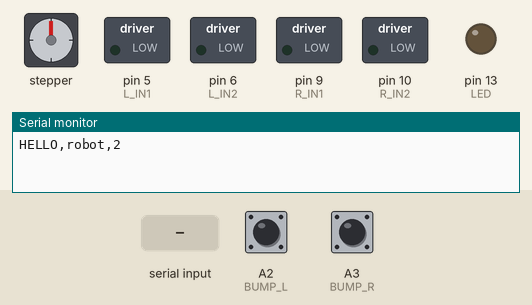
A sketch run on a simulated Arduino Uno, built with avr-gcc and run on an emulated ATmega328P. Shown: stepper motor, switched loads named in the sketch (green lamp = pin HIGH), output pins drawn as LEDs (lit = HIGH), the last lines printed to the serial monitor. Dashed ring = blinking. Inputs (shaded band) come from the test bench; at power-on: A2 (BUMP_L) HIGH, A3 (BUMP_R) HIGH. Stepper angles assume 4096 steps per turn.

Above: at 1.2 s.
1.3 s: "utest\n" received over Serial
At 3.8 s:
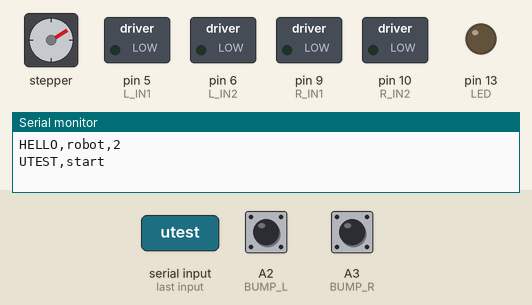
4.3 s: "X\n" received over Serial
At 4.87 s:
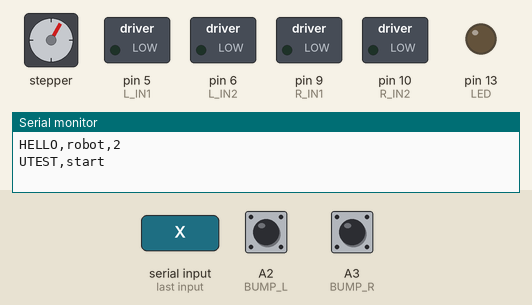
7.3 s: "C,90\n" received over Serial
16.3 s: "C,90\n" received over Serial
At 18.58 s:
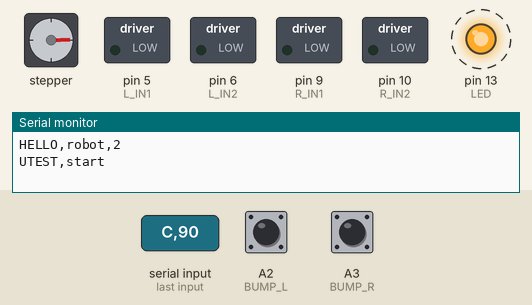
Timing chart, 0 to 20.3 s (numbered marks = the images above; inputs shaded):
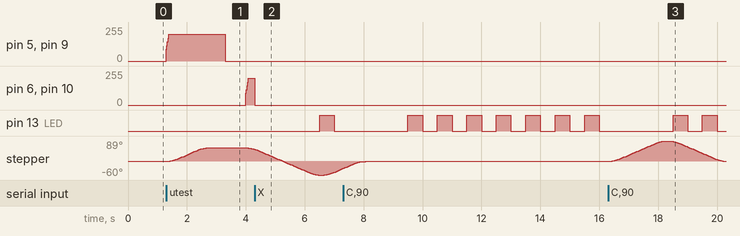

Measured:
- after the input at 1.3 s, pin 5 (L_IN1), pin 9 (R_IN1): 0/255 → 200/255 at once, → 0/255 2.0 s later; pin 6 (L_IN2), pin 10 (R_IN2): 0/255 → 200/255 after 2.7 s; pin 13 (LED): stops changing and stays LOW; stepper: turns 59° clockwise in 1.3 s, then 7° counter-clockwise in 0.21 s
- after the input at 4.3 s, pin 6 (L_IN2), pin 10 (R_IN2): 200/255 → 0/255 after 0.00 s instead of 1.7 s; pin 13 (LED): LOW → HIGH after 2.2 s, → LOW 0.50 s later
- after the input at 16.3 s, stepper: turns 89° clockwise in 1.8 s, then 89° counter-clockwise in 1.8 s

The sketch:

robot.ino
```cpp
// T-Minus_6 rover, firmware v3: a general serial-driven two-wheel base with a camera pan. Arduino UNO Q, STM32 (microcontroller) side ONLY:
// no Linux program, no Arduino Bridge. FLASH IT ONCE. It knows nothing about the game: the laptop (the game, tests/triage_gui.py, or a
// terminal) decides everything and sends it as lines over USB serial, 115200 baud, newline-framed ASCII (laptop/devio/protocol.py).
//
//   in : I?                         who are you                         -> I,robot,2
//        P,seq,us                   ping                                -> Q,seq,us
//        D,left,right,ap            wheel values, +-MAX_CMD (the laptop's MAX_PWM); ap is carried for the laptop and ignored here
//        C,deg                      camera pan target, +-PAN_LIMIT degrees, 0 = power-up heading
//        X / R                      stop latch (wheels held at 0 until R) / release
//        LED,mode                   status LED: 0 off, 1 on, 2 fast blink, 3 slow blink (the laptop decides what it means)
//        G,maxCmd,minPwm,slew,timeoutMs,panLimit,panSps,panAcc    settings; 0 keeps the present value; the laptop sends them on connect
//        ?                          state                               -> S,left,right,pan,latched
//        utest                      bench test: wheels forward 2 s, back 2 s, camera swings, then stops (X aborts)
//   out: B,L / B,R (bumpers)   I,robot,2   Q,seq,us   S,...   UTEST,start / UTEST,done
//
// Hardware (3.3 V logic): ONE dual DRV8833 board, 2WD. Channel 1 (IN1 D5, IN2 D6) = left motor, channel 2 (IN3 D9, IN4 D10) = right.
// Per motor: PWM on the first input = forward, PWM on the second = reverse, both low = coast. EEP / SLP is left floating (the
// board's own pull-up keeps it awake; if the motors stay dead, wire EEP to 3V3). An MB102 module at 5 V feeds the DRV8833 VCC and the
// ULN2003 +, about 700 mA, so every command is limited to MAX_CMD and changes by at most SLEW counts per SLEW_MS.
// Camera pan: 28BYJ-48 on a ULN2003 (D4 D7 D8 D12), AccelStepper, never blocks.
//
// Safety that stays in the firmware because the laptop cannot do it: the wheels stop CMD_TIMEOUT ms after the last D, and the camera parks
// at 0 and the LED blinks slowly when nothing has arrived for LINK_LOST ms. Everything else (mixing, scaling, inversion, LED meaning,
// when to latch) is the laptop's job: laptop/core/model.py mixes the stick, laptop/config.py holds every number.
//
// UNTESTED on hardware. The motor pins never get pinMode(): analogWrite() sets a PWM pin up itself, and the UNO Q core applies the
// pin mux per pin, so PWM on D5 / D6 does not take D12 / D8 (stepper) away. If a wheel runs backwards, flip INVERT_LEFT / INVERT_RIGHT
// in laptop/config.py (not here).
#include <AccelStepper.h>
#define FW_VERSION 2

// ---- pins (do not change without updating docs/pin_map.md)
const int L_IN1 = 5, L_IN2 = 6, R_IN1 = 9, R_IN2 = 10;      // DRV8833 IN1 IN2 (left motor), IN3 IN4 (right motor)
const int BUMP_L = A2, BUMP_R = A3, LED = 13;               // A0 and A1 are free
const unsigned long LINK_LOST = 2000;      // ms without any line: park the camera, blink the LED slowly
const unsigned long SLEW_MS = 20;

// ---- settings the laptop can change with G (these are the power-up defaults)
unsigned long CMD_TIMEOUT = 300;           // ms without D: stop (stopAll)
float PAN_LIMIT = 90.0;                    // degrees each side: the USB cable must not wind up
int MAX_CMD = 200;                         // the laptop's MAX_PWM: the largest |value| a D line carries (and the most we ever output)
int MIN_PWM = 60;                          // TT motors do not turn below this duty: any non-zero command is lifted to it (0 = off). Tune on the floor
int SLEW = 40;                             // PWM counts a motor command may change per SLEW_MS (MB102 current limit)

AccelStepper pan(AccelStepper::HALF4WIRE, 4, 8, 7, 12);     // ULN2003 IN1..IN4 on D4 D7 D8 D12, order IN1 IN3 IN2 IN4
const float STEPS_PER_DEG = 4096.0 / 360.0;

int cmdL = 0, cmdR = 0;                    // what the laptop asked for
int outL = 0, outR = 0;                    // what the motors get: cmd, rate limited
int ledMode = 0;                           // 0 off, 1 on, 2 fast blink, 3 slow blink
bool latched = false, linkLost = false;
unsigned long tCmd = 0, tLine = 0, tBumpL = 0, tBumpR = 0, tSlew = 0;

// ---- bench test: type "utest" in a serial monitor (newline ending). Both wheels forward 2 s, stop, both back 2 s, stop; the camera
// stepper swings to +60 during the forward half and -60 during the reverse half, then returns to 0. D lines are ignored meanwhile; X aborts.
const unsigned long UT_RUN = 2000, UT_PAUSE = 700;
const int UT_PAN = 60;
int utStep = 0;                            // 0 = off, 1 forward, 2 pause, 3 reverse, 4 pause
unsigned long tUt = 0;
void utStart(unsigned long now) { utStep = 1; tUt = now; Serial.println("UTEST,start"); }
void utStop() { utStep = 0; cmdL = cmdR = 0; pan.moveTo(0); Serial.println("UTEST,done"); }
void utUpdate(unsigned long now) {         // sets the wheel and pan targets; the normal ramp below drives them
  if (!utStep) return;
  tCmd = now;                              // keeps CMD_TIMEOUT / LINK_LOST quiet while the test runs
  tLine = now;
  unsigned long t = now - tUt;
  if (utStep == 1 || utStep == 3) {
    int v = utStep == 1 ? MAX_CMD : -MAX_CMD;
    cmdL = cmdR = v;
    pan.moveTo((long)((utStep == 1 ? UT_PAN : -UT_PAN) * STEPS_PER_DEG));
    if (t >= UT_RUN) { cmdL = cmdR = 0; utStep++; tUt = now; }
  } else {
    cmdL = cmdR = 0;
    if (t >= UT_PAUSE) { if (utStep == 4) utStop(); else { utStep = 3; tUt = now; } }
  }
}

// ---- motors: v from -MAX_CMD to MAX_CMD
void drive(int in1, int in2, int v) {
  v = constrain(v, -MAX_CMD, MAX_CMD);
  if (v != 0 && MIN_PWM > 0 && MAX_CMD > 1) {   // 1..MAX_CMD -> MIN_PWM..MAX_CMD, so a gentle stick still moves the wheels
    int m = MIN_PWM + (int)((long)(abs(v) - 1) * (MAX_CMD - MIN_PWM) / (MAX_CMD - 1));
    v = v > 0 ? m : -m;
  }
  if (v >= 0) { analogWrite(in1, v);  analogWrite(in2, 0); }
  else        { analogWrite(in1, 0);  analogWrite(in2, -v); }
}
void stopAll() {                           // coast
  analogWrite(L_IN1, 0); analogWrite(L_IN2, 0);
  analogWrite(R_IN1, 0); analogWrite(R_IN2, 0);
  outL = outR = 0;
}
int ramp(int out, int want) {              // move out toward want by at most SLEW
  if (want > out + SLEW) return out + SLEW;
  if (want < out - SLEW) return out - SLEW;
  return want;
}

// ---- one protocol line from the laptop (never blocks)
void applySettings(const String &s) {     // G,maxCmd,minPwm,slew,timeoutMs,panLimit,panSps,panAcc : 0 or a missing value keeps the present one
  long v[7] = {0, 0, 0, 0, 0, 0, 0};
  int n = 0, from = 2;
  while (n < 7 && from <= (int)s.length()) {
    int c = s.indexOf(',', from);
    if (c < 0) c = s.length();
    v[n++] = s.substring(from, c).toInt();
    from = c + 1;
  }
  if (v[0] > 1) MAX_CMD = constrain((int)v[0], 2, 255);
  if (v[1] > 0) MIN_PWM = constrain((int)v[1], 0, MAX_CMD);
  if (v[2] > 0) SLEW = (int)v[2];
  if (v[3] > 0) CMD_TIMEOUT = (unsigned long)v[3];
  if (v[4] > 0) PAN_LIMIT = constrain((float)v[4], 5.0, 180.0);
  if (v[5] > 0) pan.setMaxSpeed(constrain((float)v[5], 50.0, 1000.0));
  if (v[6] > 0) pan.setAcceleration(constrain((float)v[6], 50.0, 4000.0));
}

void onLine(String s) {
  unsigned long now = millis();
  tLine = now;
  if (s == "I?") { Serial.println("I,robot,2"); return; }
  if (s == "utest" || s == "UTEST") { if (!latched && !utStep) utStart(now); return; }
  if (s.startsWith("P,")) { Serial.print("Q"); Serial.println(s.substring(1)); return; }      // P,seq,us -> Q,seq,us
  if (s.startsWith("D,")) {
    int a = s.indexOf(',', 2), b = s.indexOf(',', a + 1);
    if (a > 0 && b > 0) {
      tCmd = now;
      if (!latched && !utStep) { cmdL = s.substring(2, a).toInt(); cmdR = s.substring(a + 1, b).toInt(); }
    }
  } else if (s.startsWith("C,")) {
    if (!utStep) pan.moveTo((long)(constrain(s.substring(2).toFloat(), -PAN_LIMIT, PAN_LIMIT) * STEPS_PER_DEG));
  } else if (s == "X") { latched = true; utStep = 0; cmdL = cmdR = 0; stopAll(); }
  else if (s == "R") { latched = false; cmdL = cmdR = 0; }
  else if (s.startsWith("LED,")) ledMode = constrain((int)s.substring(4).toInt(), 0, 3);
  else if (s.startsWith("G,")) applySettings(s);
  else if (s == "?") {
    Serial.print("S,"); Serial.print(outL); Serial.print(','); Serial.print(outR);
    Serial.print(','); Serial.print((int)(pan.currentPosition() / STEPS_PER_DEG));
    Serial.print(','); Serial.println(latched ? 1 : 0);
  }
}

String rx;                                 // line being assembled
void serialService() {
  while (Serial.available()) {
    char c = Serial.read();
    if (c == '\n') { rx.trim(); if (rx.length()) onLine(rx); rx = ""; }
    else if (rx.length() < 64) rx += c;
    else rx = "";                          // longer than any valid line: drop it
  }
}

void setup() {
  stopAll();                               // no pinMode() on the PWM pins: analogWrite() sets them up
  pinMode(BUMP_L, INPUT_PULLUP); pinMode(BUMP_R, INPUT_PULLUP); pinMode(LED, OUTPUT);
  pan.setMaxSpeed(700); pan.setAcceleration(1500);
  pan.setCurrentPosition(0);               // the camera faces straight ahead at power-up: that is zero
  Serial.begin(115200);
  Serial.println("HELLO,robot,2");
  tCmd = tLine = millis();
}

void loop() {
  unsigned long now = millis();
  serialService();
  utUpdate(now);

  if (now - tCmd > CMD_TIMEOUT) cmdL = cmdR = 0;                   // laptop gone: stop within CMD_TIMEOUT
  linkLost = (now - tLine > LINK_LOST);
  if (linkLost) pan.moveTo(0);                                     // park the camera so the cable cannot wind up
  if (latched || (cmdL == 0 && cmdR == 0)) stopAll();              // every stop goes through stopAll()
  else if (now - tSlew >= SLEW_MS) {                               // at most SLEW counts per SLEW_MS, so a stall cannot brown out the MB102
    tSlew = now;
    outL = ramp(outL, cmdL); outR = ramp(outR, cmdR);
    drive(L_IN1, L_IN2, outL); drive(R_IN1, R_IN2, outR);
  }
  pan.run();                                                       // never waits for the stepper

  if (digitalRead(BUMP_L) == LOW && now - tBumpL > 200) { tBumpL = now; Serial.println("B,L"); }
  if (digitalRead(BUMP_R) == LOW && now - tBumpR > 200) { tBumpR = now; Serial.println("B,R"); }
  int mode = linkLost ? 3 : ledMode;                               // link lost: slow blink whatever the laptop last said
  if (mode == 0)      digitalWrite(LED, LOW);
  else if (mode == 1) digitalWrite(LED, HIGH);
  else                digitalWrite(LED, (now / (mode == 2 ? 100 : 500)) % 2);
}
```
